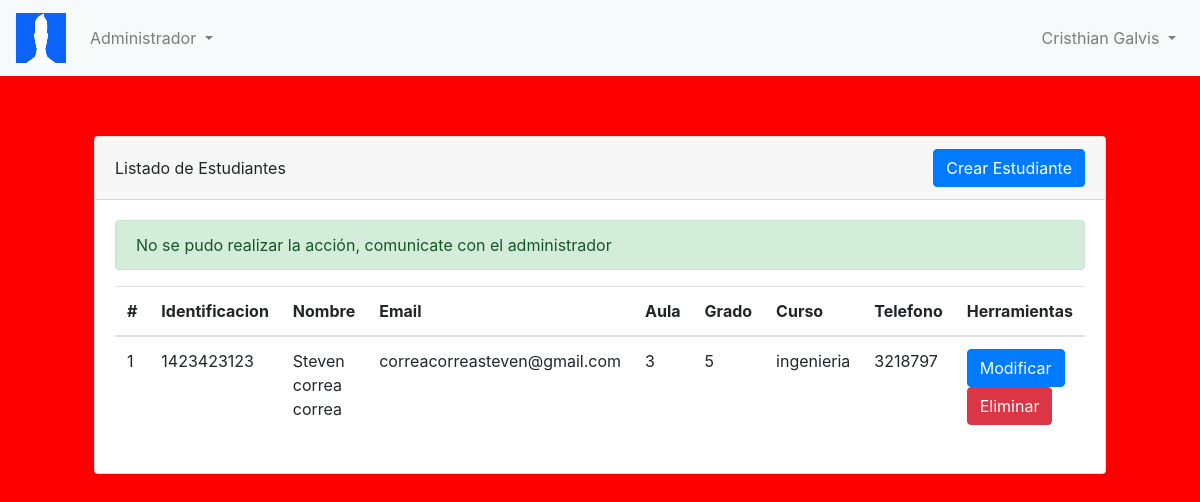
Screenshot of /modulos/estudiantes/estudiantes.php (signed in) with the database file from the repository.
### tables this page shows
CREATE TABLE `estudiantes` (
  `id` int(10) NOT NULL,
  `Identificacion` varchar(191) NOT NULL,
  `Nombres` varchar(191) NOT NULL,
  `Apellidos` varchar(191) NOT NULL,
  `Email` varchar(191) NOT NULL,
  `Aula` int(10) NOT NULL,
  `Grado` int(10) NOT NULL,
  `Curso` varchar(191) NOT NULL,
  `Telefono` int(10) NOT NULL
);

### config/DBConect.php (called while the page is built, shortened)
<?php
    class Database {
        private static $dns = "mysql:host=localhost;dbname=colegio";
        private static $user = "root";
        private static $pass = "";
        private static $instance;
        public function __construct ()
        {
            $this->db = new PDO(self::$dns,self::$user,self::$pass);
        }
        public static function getInstance()
        {
            if(!isset(self::$instance))
            {
                self::$instance=new $object;
            }
            return self::$instance;
        }
        public function DatosEstudiantes() {
            $conexion = Database::getInstance();
            $sql  ="SELECT id,identificacion,nombres,apellidos,email,aula,grado,curso,telefono from estudiantes ";
            $result = $conexion->db->prepare($sql);
            $result->execute();
            return $result;
        }
    }
?>

### modulos/estudiantes/estudiantes.php (the view, shortened to what this page needs)
<?php
    include_once("../../config/DBConect.php");
    $role = $_SESSION['sess_userrole'];
    $conexion = new Database;
    $result = $conexion->DatosEstudiantes();
?>
<!DOCTYPE html>
<html lang="en">
<head>
    <link href="../../bootstrap/css/bootstrap.min.css" rel="stylesheet" type="text/css">
    <link href="../../css/style.css" rel="stylesheet" type="text/css">
</head>
<body>
    <?php
        if($role=="1"){
            include_once('../../administrador/menu.php');
        }else if($role=="2"){
            include_once('../../profesores/menu.php');
        }
    ?>
    <div class="container">
        <div class="row justify-content-center">
            <div class="col-sm-8 col-xl-8">
                <div class="card">
                    <div class="card-header d-flex justify-content-between align-items-center">
                        Listado de Estudiantes
                        <a href="<?= ROOT ?>modulos/estudiantes/addEstudiante.php" class="btn btn-primary">Crear Estudiante</a>
                    </div>
                    <div class="card-body">
                        <?php
                            $mensajes = array(
                                0=>"No se pudo realizar la acción, comunicate con el administrador",
                                1=>"Se elimino correctamente el estudiante",
                                2=>"Se creo correctamente el estudiante",
                                3=>"Se actualizo correctamente el estudiante",
                                4=>"Se crearon correctamente las notas"
                            );
                            $mensaje_id = isset($_GET['mensaje']) ? (int)$_GET['mensaje'] : 0;
                            $mensaje='';
                            if ($mensaje_id != '') {
                                $mensaje = $mensajes[$mensaje_id];
                                $clase = 'alert-success';
                            }
                            if ($mensaje!='') echo "<div class='alert $clase' role='alert'> $mensaje </div>";
                        ?>
                        <table class="table">
                            <thead>
                                <tr>
                                <th scope="col">#</th>
                                <th scope="col">Identificacion</th>
                                <th scope="col">Nombre</th>
                                <th scope="col">Email</th>
                                <th scope="col">Aula</th>
                                <th scope="col">Grado</th>
                                <th scope="col">Curso</th>
                                <th scope="col">Telefono</th>
                                <th scope="col">Herramientas</th>
                                </tr>
                            </thead>
                            <tbody>
                                <?php
                                    foreach($result as $row) {
                                        echo "<tr>
                                                <td>".$row['id']."</td>
                                                <td>".$row['identificacion']."</td>
                                                <td>".$row['nombres']." ".$row['apellidos']."</td>
                                                <td>".$row['email']."</td>
                                                <td>".$row['aula']."</td>
                                                <td>".$row['grado']."</td>
                                                <td>".$row['curso']."</td>
                                                <td>".$row['telefono']."</td>
                                                <td>
                                                    <a href='editEstudiante.php?id=".$row['id']."' class='btn btn-primary'>Modificar</a>
                                                    <a href='delete.php?id=".$row['id']."' class='btn btn-danger'>Eliminar</a>
                                                </td>
                                            </tr>";
                                    }
                                ?>
                            </tbody>
                        </table>
                    </div>
                </div>
            </div>
        </div>
</body>
</html>

### administrador/menu.php (shortened to what this page needs)
<nav class="navbar navbar-expand-lg navbar-light bg-light">
    <a class="navbar-brand" href="#">
        <img src="<?= ROOT ?>img/logo.jpg" width="50px" height="50px" alt="">
    </a>
    <div class="collapse navbar-collapse" id="navbarSupportedContent">
        <ul class="navbar-nav mr-auto">
            <li class="nav-item dropdown">
                <a class="nav-link dropdown-toggle" href="#" id="navbarDropdown" role="button" data-toggle="dropdown" aria-haspopup="true" aria-expanded="false">
                    Administrador
                </a>
            </li>
        </ul>
        <ul class="navbar-nav">
            <li class="nav-item dropdown">
                <a class="nav-link dropdown-toggle" href="#" id="navbarDropdown" role="button" data-toggle="dropdown" aria-haspopup="true" aria-expanded="false">
                    <?php echo $_SESSION['sess_usernom'].' '.$_SESSION['sess_userapel'];?>
                </a>
            </li>
        </ul>
    </div>
</nav>

### css/style.css (style rules this page uses)
.container { margin-top: 5%; margin-bottom: 5%; }
body { background-color: red; }
.col-xl-8, .col-sm-8 { -ms-flex: 0 0 66.666667%; flex: 0 0 66.666667%; max-width: 100.666667%; }

### rows the page displays
estudiantes: id "1", Identificacion "1423423123", Nombres "Steven", Apellidos "correa correa", Email "correacorreasteven@gmail.com", Aula "3", Grado "5", Curso "ingenieria", Telefono "3218797"

### other values shown
$_SESSION['sess_usernom'] "Cristhian"
$_SESSION['sess_userapel'] "Galvis"
$mensaje "No se pudo realizar la acción, comunicate con el administrador"
